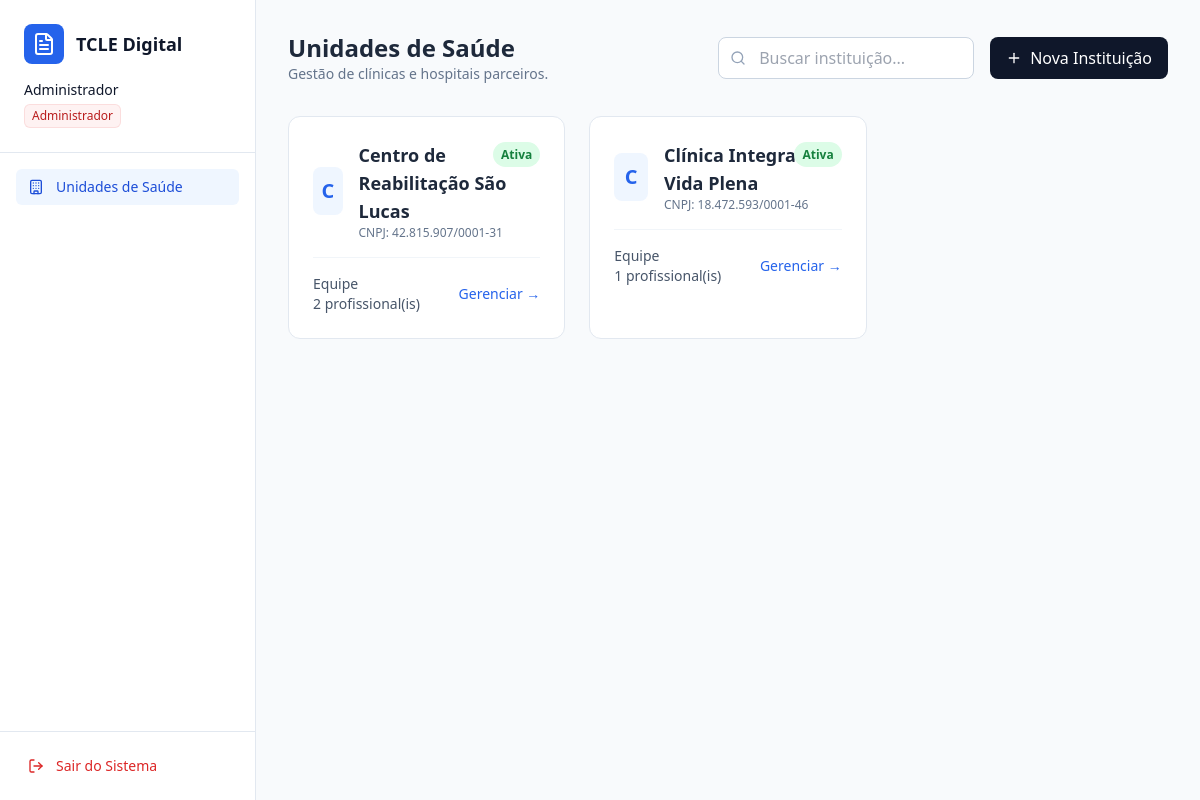
/painel-adm/ (signed in), run on the app's committed database.
### usuarios/models.py (models this page shows, shortened)
class Usuario(AbstractUser):
    PERFIL_CHOICES = [
        ('ADM', 'Administrador Geral'),
        ('COORDENADOR', 'Coordenador da Instituição'),
        ('PADRAO', 'Usuário Padrão (Profissional de Saúde)'),
    ]
    perfil = models.CharField('Nível de Acesso', max_length=20, choices=PERFIL_CHOICES, default='PADRAO')
    profissao = models.CharField('Profissão', max_length=100, blank=True, null=True)
    registro_profissional = models.CharField(
        'Registro Profissional (CRM/COREN/etc)', max_length=30, blank=True, null=True
    )
    primeiro_acesso = models.BooleanField('Primeiro Acesso', default=True) # Trava de segurança
    instituicao = models.ForeignKey(
        Instituicao,
        on_delete=models.CASCADE,
        related_name='funcionarios',
        blank=True,
        null=True,
        help_text='Deixar em branco apenas se o perfil for Administrador Geral (ADM).'
    )

class Instituicao(models.Model):
    nome = models.CharField('Nome da Instituição', max_length=255)
    cnpj = models.CharField('CNPJ', max_length=18, unique=True, blank=True, null=True)
    telefone = models.CharField('Telefone', max_length=20, blank=True, null=True)
    ativo = models.BooleanField('Instituição Ativa', default=True)
    criado_em = models.DateTimeField(auto_now_add=True)
    class Meta:
        verbose_name = 'Instituição'
        verbose_name_plural = 'Instituições'

### usuarios/views.py (the view, shortened to what this page needs)
# urls.py: path('painel-adm/', views.painel_adm, name='painel_adm'),
@login_required
@user_passes_test(eh_admin, login_url='dashboard')
def painel_adm(request):
    request.session.pop('instituicao_ativa_id', None)
    instituicoes = Instituicao.objects.all().order_by('-criado_em')
    return render(request, 'usuarios/painel_adm.html', {'instituicoes': instituicoes})

### usuarios/context_processors.py (called while the page is built)
def unidade_ativa_processor(request):
    if not request.user.is_authenticated:
        return {}
    is_admin = eh_admin_geral(request.user)
    unidade_ativa = get_instituicao_contexto(request) if is_admin else None
    return {
        'eh_admin_geral': is_admin,
        'unidade_ativa': unidade_ativa,
    }

### usuarios/utils.py (called while the page is built)
def eh_admin_geral(user):
    return user.is_authenticated and (user.perfil == 'ADM' or user.is_superuser)

def get_instituicao_contexto(request):
    user = request.user
    if eh_admin_geral(user):
        inst_id = request.session.get('instituicao_ativa_id')
        if not inst_id:
            return None
        return Instituicao.objects.filter(id=inst_id).first()
    return user.instituicao

def senha_pendente(user):
    return bool(user.is_authenticated and user.primeiro_acesso and not user.is_superuser)

### usuarios/views.py (called while the page is built)
def eh_admin(user):
    return eh_admin_geral(user)

### usuarios/templates/usuarios/painel_adm.html (shortened to what this page needs)
{% extends 'usuarios/base.html' %}
{% block content %}
<div class="p-8">
    <div class="flex justify-between items-center mb-8">
        <div>
            <h1 class="text-2xl font-bold text-slate-800">Unidades de Saúde</h1>
            <p class="text-slate-500 text-sm">Gestão de clínicas e hospitais parceiros.</p>
        </div>
        <div class="flex gap-4">
            <div class="relative">
                <i data-lucide="search"
                    class="absolute left-3 top-1/2 transform -translate-y-1/2 w-4 h-4 text-slate-400"></i>
                <input type="text" id="searchInput" placeholder="Buscar instituição..."
                    class="pl-10 pr-4 py-2 border border-slate-300 rounded-lg focus:ring-2 focus:ring-blue-600 outline-none w-64">
            </div>
            <button onclick="document.getElementById('modalNovaInst').classList.remove('hidden')"
                class="bg-slate-900 text-white px-4 py-2 rounded-lg hover:bg-slate-800 transition-colors flex items-center gap-2">
                <i data-lucide="plus" class="w-4 h-4"></i> Nova Instituição
            </button>
        </div>
    </div>
    <div class="grid grid-cols-1 md:grid-cols-2 lg:grid-cols-3 gap-6" id="gridCards">
        {% for inst in instituicoes %}
        <a href="{% url 'entrar_unidade' inst.id %}"
            class="group block bg-white border border-slate-200 rounded-xl p-6 hover:shadow-lg transition-shadow cursor-pointer relative">
            <div class="absolute top-6 right-6">
                {% if inst.ativo %}
                <span class="bg-green-100 text-green-700 text-xs font-bold px-2 py-1 rounded-full">Ativa</span>
                {% else %}
                <span class="bg-red-100 text-red-700 text-xs font-bold px-2 py-1 rounded-full">Inativa</span>
                {% endif %}
            </div>
            <div class="flex items-center gap-4 mb-4">
                <div
                    class="w-12 h-12 rounded-lg bg-blue-50 text-blue-600 flex items-center justify-center font-bold text-xl">
                    {{ inst.nome|make_list|first }}
                </div>
                <div>
                    <h3 class="text-lg font-bold text-slate-800">{{ inst.nome }}</h3>
                    <p class="text-xs text-slate-500">CNPJ: {{ inst.cnpj|default:"Não informado" }}</p>
                </div>
            </div>
            <div class="border-t border-slate-100 pt-4 mt-4 flex justify-between items-center">
                <div class="text-sm text-slate-600">
                    <span class="block font-medium">Equipe</span>
                    {{ inst.funcionarios.count }} profissional(is)
                </div>
                <span class="text-blue-600 group-hover:text-blue-800 text-sm font-medium">
                    Gerenciar <span aria-hidden="true">&rarr;</span>
                </span>
            </div>
        </a>
        {% empty %}
        <div
            class="col-span-full py-12 text-center text-slate-500 bg-slate-50 rounded-xl border border-dashed border-slate-300">
            Nenhuma instituição cadastrada ainda. Clique no botão acima para começar.
        </div>
        {% endfor %}
    </div>
</div>
{% endblock %}

### usuarios/templates/usuarios/base.html (shortened to what this page needs)
<!DOCTYPE html>
<html lang="pt-br">
<head>
    <script src="https://cdn.tailwindcss.com"></script>
</head>
<body class="bg-slate-50 text-slate-900 h-screen flex overflow-hidden">
    <aside class="w-64 bg-white border-r border-slate-200 h-screen flex flex-col">
        <div class="p-6 border-b border-slate-200">
            <div class="flex items-center gap-3 mb-4">
                <div class="bg-blue-600 p-2 rounded-lg">
                    <i data-lucide="file-text" class="w-6 h-6 text-white"></i>
                </div>
                <h2 class="font-semibold text-lg">TCLE Digital</h2>
            </div>
            <div class="space-y-1">
                <p class="text-sm font-medium text-slate-900">{{ request.user.first_name|default:"Administrador" }}</p>
                {% if request.user.perfil == 'ADM' or request.user.is_superuser %}
                <span
                    class="inline-flex items-center rounded-md bg-red-50 px-2 py-1 text-xs font-medium text-red-700 ring-1 ring-inset ring-red-600/10">Administrador</span>
                {% elif request.user.perfil == 'COORDENADOR' %}
                <span
                    class="inline-flex items-center rounded-md bg-purple-50 px-2 py-1 text-xs font-medium text-purple-700 ring-1 ring-inset ring-purple-600/10">Coordenador</span>
                {% else %}
                <span
                    class="inline-flex items-center rounded-md bg-blue-50 px-2 py-1 text-xs font-medium text-blue-700 ring-1 ring-inset ring-blue-700/10">Usuário
                    Padrão</span>
                {% endif %}
            </div>
        </div>
        <nav class="flex-1 p-4 space-y-1 overflow-y-auto">
            {% if eh_admin_geral and not unidade_ativa %}
            <a href="{% url 'painel_adm' %}"
                class="flex items-center w-full px-3 py-2 text-sm font-medium rounded-md bg-blue-50 text-blue-700">
                <i data-lucide="building" class="w-4 h-4 mr-3"></i> Unidades de Saúde
            </a>
            {% endif %}
        </nav>
        <div class="p-4 border-t border-slate-200">
            <form action="{% url 'logout' %}" method="post">
                <button type="submit"
                    class="flex items-center w-full px-3 py-2 text-sm font-medium rounded-md text-red-600 hover:bg-red-50 hover:text-red-700">
                    <i data-lucide="log-out" class="w-4 h-4 mr-3"></i> Sair do Sistema
                </button>
            </form>
        </div>
    </aside>
    <main class="flex-1 overflow-y-auto">
        {% block content %}
        {% endblock %}
    </main>
</body>
</html>

### data on the page
Usuario: user.first_name "Administrador"
Instituicao: ativo "Ativa", nome|make_list "C", nome "Centro de Reabilitação São Lucas", cnpj "42.815.907/0001-31", funcionarios.count "2"
Instituicao: ativo "Ativa", nome|make_list "C", nome "Clínica Integrada Vida Plena", cnpj "18.472.593/0001-46", funcionarios.count "1"
